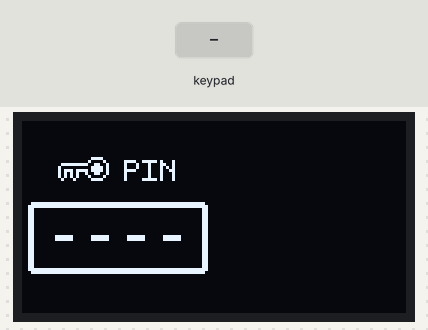
Recording of a sketch running on a simulated Arduino Uno, built with avr-gcc and run on an emulated ATmega328P. Shown: 128×64 one-colour display. The inputs (shaded band) are chosen by the test bench. What the sketch prints to the serial monitor is not drawn.

Above: at 1.2 s.
1.3 s: keypad keys 5 4 3 2 pressed 0.4 s apart
At 1.74 s:
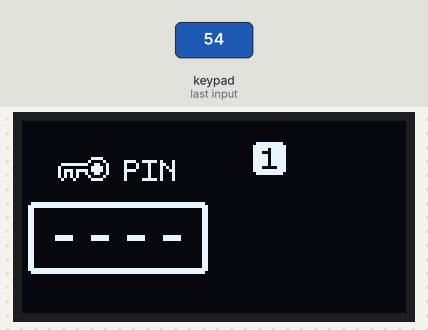
5.4 s: keypad keys 5 4 3 2 # pressed 0.4 s apart
At 9.2 s:
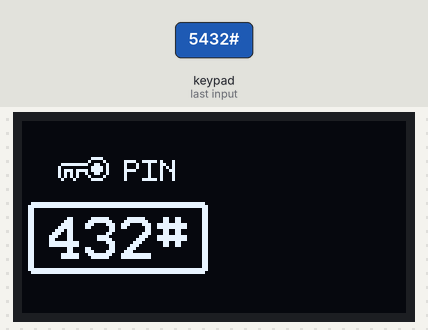
10.2 s: key 'A' pressed
At 10.6 s:
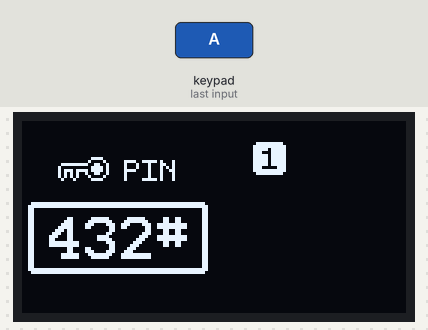
12.2 s: key 'B' pressed
At 13.8 s:
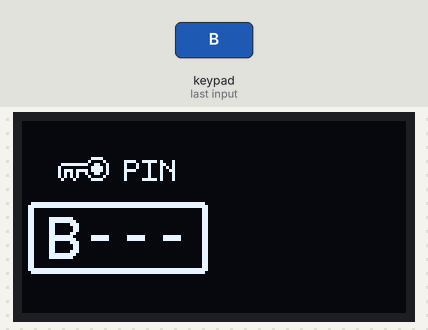
14.2 s: key '*' pressed
At 15.1 s:
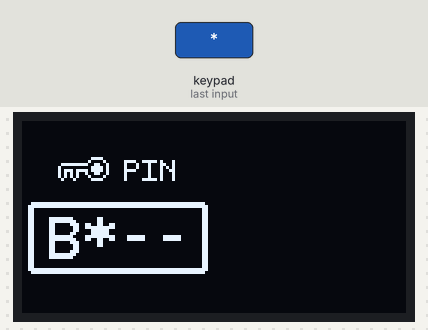
16.1 s: keypad keys 5 4 3 2 D pressed 0.4 s apart
At 19.7 s:
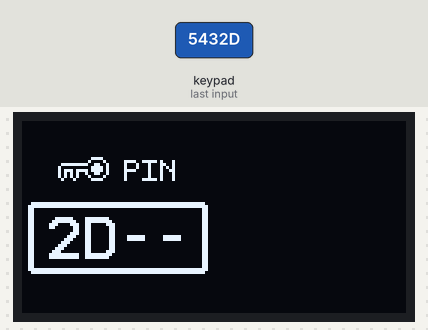
Timing chart, 0 to 21.2 s (numbered marks = the images above; inputs shaded):
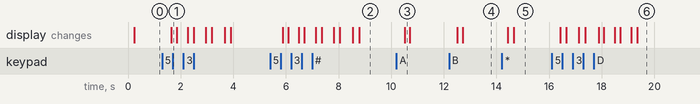

The sketch:

ARDUINO_keypad.ino
```cpp
// simple project using Arduino UNO and 128x64 SSD1306 IIC OLED Display

// created by upir, 2024
// youtube channel: https://www.youtube.com/upir_upir

// YOUTUBE VIDEO: https://youtu.be/eVH5z8sqCOc

// Links from the video:
// 128x64 SSD1306 OLED Display 1.54": https://s.click.aliexpress.com/e/_DCYdWXb
// 128x64 SSD1306 OLED Display 0.96": https://s.click.aliexpress.com/e/_DCKdvnh
// 128x64 SSD1306 OLED Display 2.42": https://s.click.aliexpress.com/e/_DFdMoTh
// Arduino UNO: https://s.click.aliexpress.com/e/_AXDw1h
// Arduino breadboard prototyping shield: https://s.click.aliexpress.com/e/_ApbCwx
// Image2cpp (convert array to image): https://javl.github.io/image2cpp/
// Photopea (online graphics editor like Photoshop): https://www.photopea.com/

// Related videos with Arduino UNO and 128x64 OLED screen:
// Arduino OLED menu: https://youtu.be/HVHVkKt-ldc
// U8g vs U8g2: https://youtu.be/K5e0lFRvZ2E
// Arduino Parking Sensor - https://youtu.be/sEWw087KOj0
// Turbo pressure gauge with Arduino and OLED display - https://youtu.be/JXmw1xOlBdk
// Arduino Car Cluster with OLED Display - https://youtu.be/El5SJelwV_0
// Knob over OLED Display - https://youtu.be/SmbcNx7tbX8
// Arduino + OLED = 3D ? - https://youtu.be/kBAcaA7NAlA
// Arduino OLED Gauge - https://youtu.be/xI6dXTA02UQ
// Smaller & Faster Arduino - https://youtu.be/4GfPQoIRqW8
// Save Image from OLED Display to PC - https://youtu.be/Ft2pRMVm44E


#include <Arduino.h>
#include <U8g2lib.h> // u8g2 library is used to draw on the OLED screen
#include <Wire.h> // library requires for IIC communication
#include "Adafruit_Keypad.h" // Adafruit keypad library for matrix 4x4 button keypad

U8G2_SSD1306_128X64_NONAME_1_HW_I2C u8g2(U8G2_R0, /* reset=*/ U8X8_PIN_NONE); // initialization for the used OLED display

// 'image_to_oled', 128x64px
// generated from the image2cpp website
const unsigned char epd_bitmap_image_to_oled [] PROGMEM = {
  0x00, 0x00, 0x00, 0x00, 0x00, 0x00, 0x00, 0x00, 0x00, 0x00, 0x00, 0x00, 0x00, 0x00, 0x00, 0x00,
  0x00, 0x00, 0x00, 0x00, 0x00, 0x00, 0x00, 0x00, 0x00, 0x00, 0x00, 0x00, 0x00, 0x00, 0x00, 0x00,
  0x00, 0x00, 0x00, 0x00, 0x00, 0x00, 0x00, 0x00, 0x00, 0x00, 0x00, 0x00, 0x00, 0x00, 0x00, 0x00,
  0x00, 0x00, 0x00, 0x00, 0x00, 0x00, 0x00, 0x00, 0x00, 0x00, 0x00, 0x00, 0x00, 0x00, 0x00, 0x00,
  0x00, 0x00, 0x00, 0x00, 0x00, 0x00, 0x00, 0x00, 0x00, 0x00, 0x00, 0x00, 0x00, 0x00, 0x00, 0x00,
  0x00, 0x00, 0x00, 0x00, 0x00, 0x00, 0x00, 0x00, 0x00, 0x00, 0x00, 0x00, 0x00, 0x00, 0x00, 0x00,
  0x00, 0x00, 0x00, 0x00, 0x00, 0x00, 0x00, 0x00, 0x00, 0x00, 0x00, 0x00, 0x00, 0x00, 0x00, 0x00,
  0x00, 0x00, 0x00, 0x00, 0x00, 0x00, 0x00, 0x00, 0x00, 0x00, 0x00, 0x00, 0x00, 0x00, 0x00, 0x00,
  0x00, 0x00, 0x00, 0x00, 0x00, 0x00, 0x00, 0x00, 0x00, 0x00, 0x00, 0x00, 0x00, 0x00, 0x00, 0x00,
  0x00, 0x00, 0x00, 0x00, 0x00, 0x00, 0x00, 0x00, 0x00, 0x00, 0x04, 0xc0, 0x01, 0x38, 0x00, 0x02,
  0x00, 0x00, 0x00, 0x00, 0x00, 0x00, 0x00, 0x00, 0x00, 0x00, 0x07, 0x20, 0x02, 0x44, 0x00, 0x05,
  0x00, 0x00, 0x00, 0x00, 0x00, 0x00, 0x00, 0x00, 0x00, 0x00, 0x04, 0x00, 0x02, 0x40, 0x00, 0x05,
  0x00, 0x00, 0x80, 0x07, 0x00, 0x00, 0x00, 0x00, 0x00, 0x00, 0x04, 0x00, 0x01, 0x30, 0x80, 0x08,
  0x00, 0x00, 0x40, 0x08, 0x3c, 0x5f, 0x04, 0x00, 0x00, 0x00, 0x04, 0x80, 0x00, 0x40, 0x80, 0x0f,
  0x00, 0xe0, 0x3f, 0x13, 0x44, 0xc4, 0x04, 0x00, 0x00, 0x00, 0x04, 0x40, 0x00, 0x44, 0x80, 0x08,
  0x00, 0x10, 0x80, 0x17, 0x44, 0x44, 0x05, 0x00, 0x00, 0x00, 0x1f, 0xe0, 0x03, 0x38, 0x80, 0x08,
  0x00, 0xd0, 0xbd, 0x17, 0x3c, 0x44, 0x06, 0x00, 0x00, 0x00, 0x00, 0x00, 0x00, 0x00, 0x00, 0x00,
  0x00, 0x50, 0x25, 0x13, 0x04, 0x44, 0x04, 0x00, 0x00, 0x00, 0x00, 0x00, 0x00, 0x00, 0x00, 0x00,
  0x00, 0x50, 0x45, 0x08, 0x04, 0x44, 0x04, 0x00, 0x00, 0x00, 0x00, 0x00, 0x00, 0x00, 0x00, 0x00,
  0x00, 0x20, 0x82, 0x07, 0x04, 0x5f, 0x04, 0x00, 0x00, 0x00, 0x00, 0x00, 0x00, 0x00, 0x00, 0x00,
  0x00, 0x00, 0x00, 0x00, 0x00, 0x00, 0x00, 0x00, 0x00, 0x00, 0x00, 0x00, 0x00, 0x00, 0x00, 0x00,
  0x00, 0x00, 0x00, 0x00, 0x00, 0x00, 0x00, 0x00, 0x00, 0x00, 0x00, 0x00, 0x00, 0x00, 0x00, 0x00,
  0x00, 0x00, 0x00, 0x00, 0x00, 0x00, 0x00, 0x00, 0x00, 0x00, 0x08, 0xe0, 0x03, 0x38, 0x80, 0x07,
  0x00, 0x00, 0x00, 0x00, 0x00, 0x00, 0x00, 0x00, 0x00, 0x00, 0x0c, 0x20, 0x00, 0x04, 0x80, 0x08,
  0x00, 0x00, 0x00, 0x00, 0x00, 0x00, 0x00, 0x00, 0x00, 0x00, 0x0a, 0xe0, 0x01, 0x3c, 0x80, 0x08,
  0x00, 0x00, 0x00, 0x00, 0x00, 0x00, 0x00, 0x00, 0x00, 0x00, 0x09, 0x00, 0x02, 0x44, 0x80, 0x07,
  0x00, 0x00, 0x00, 0x00, 0x00, 0x00, 0x00, 0x00, 0x00, 0x00, 0x1f, 0x00, 0x02, 0x44, 0x80, 0x08,
  0xf8, 0xff, 0xff, 0xff, 0xff, 0xff, 0xff, 0x1f, 0x00, 0x00, 0x08, 0x20, 0x02, 0x44, 0x80, 0x08,
  0xfc, 0xff, 0xff, 0xff, 0xff, 0xff, 0xff, 0x3f, 0x00, 0x00, 0x1c, 0xc0, 0x01, 0x38, 0x80, 0x07,
  0x0c, 0x00, 0x00, 0x00, 0x00, 0x00, 0x00, 0x30, 0x00, 0x00, 0x00, 0x00, 0x00, 0x00, 0x00, 0x00,
  0x0c, 0x00, 0x00, 0x00, 0x00, 0x00, 0x00, 0x30, 0x00, 0x00, 0x00, 0x00, 0x00, 0x00, 0x00, 0x00,
  0x0c, 0x00, 0x00, 0x00, 0x00, 0x00, 0x00, 0x30, 0x00, 0x00, 0x00, 0x00, 0x00, 0x00, 0x00, 0x00,
  0x0c, 0x60, 0x80, 0x1f, 0xf8, 0x01, 0x18, 0x30, 0x00, 0x00, 0x00, 0x00, 0x00, 0x00, 0x00, 0x00,
  0x0c, 0x70, 0xc0, 0x3f, 0xfc, 0x03, 0x1c, 0x30, 0x00, 0x00, 0x00, 0x00, 0x00, 0x00, 0x00, 0x00,
  0x0c, 0x7c, 0xe0, 0x70, 0x0e, 0x07, 0x1e, 0x30, 0x00, 0x00, 0x00, 0x00, 0x00, 0x00, 0x00, 0x00,
  0x0c, 0x7c, 0x60, 0x60, 0x06, 0x06, 0x1f, 0x30, 0x00, 0x00, 0x1f, 0xc0, 0x01, 0x38, 0x00, 0x07,
  0x0c, 0x60, 0x00, 0x60, 0x00, 0x86, 0x1b, 0x30, 0x00, 0x00, 0x10, 0x20, 0x02, 0x44, 0x80, 0x08,
  0x0c, 0x60, 0x00, 0x70, 0x00, 0xc7, 0x19, 0x30, 0x00, 0x00, 0x10, 0x20, 0x02, 0x44, 0x80, 0x00,
  0x0c, 0x60, 0x00, 0x38, 0xe0, 0xe3, 0x18, 0x30, 0x00, 0x00, 0x08, 0xc0, 0x01, 0x44, 0x80, 0x00,
  0x0c, 0x60, 0x00, 0x1c, 0xe0, 0x63, 0x18, 0x30, 0x00, 0x00, 0x04, 0x20, 0x02, 0x78, 0x80, 0x00,
  0x0c, 0x60, 0x00, 0x0e, 0x00, 0xe7, 0x7f, 0x30, 0x00, 0x00, 0x04, 0x20, 0x02, 0x40, 0x80, 0x08,
  0x0c, 0x60, 0x00, 0x07, 0x00, 0xe6, 0x7f, 0x30, 0x00, 0x00, 0x04, 0xc0, 0x01, 0x38, 0x00, 0x07,
  0x0c, 0x60, 0x80, 0x03, 0x06, 0x06, 0x18, 0x30, 0x00, 0x00, 0x00, 0x00, 0x00, 0x00, 0x00, 0x00,
  0x0c, 0x60, 0xc0, 0x01, 0x0e, 0x07, 0x18, 0x30, 0x00, 0x00, 0x00, 0x00, 0x00, 0x00, 0x00, 0x00,
  0x0c, 0xfe, 0xe7, 0x7f, 0xfc, 0x03, 0x7e, 0x30, 0x00, 0x00, 0x00, 0x00, 0x00, 0x00, 0x00, 0x00,
  0x0c, 0xfe, 0xe7, 0x7f, 0xf8, 0x01, 0x7e, 0x30, 0x00, 0x00, 0x00, 0x00, 0x00, 0x00, 0x00, 0x00,
  0x0c, 0x00, 0x00, 0x00, 0x00, 0x00, 0x00, 0x30, 0x00, 0x00, 0x00, 0x00, 0x00, 0x00, 0x00, 0x00,
  0x0c, 0x00, 0x00, 0x00, 0x00, 0x00, 0x00, 0x30, 0x00, 0x00, 0x00, 0x00, 0x00, 0x00, 0x00, 0x00,
  0x0c, 0x00, 0x00, 0x00, 0x00, 0x00, 0x00, 0x30, 0x00, 0x00, 0x04, 0xc0, 0x01, 0x28, 0x80, 0x07,
  0xfc, 0xff, 0xff, 0xff, 0xff, 0xff, 0xff, 0x3f, 0x00, 0x00, 0x1f, 0x20, 0x02, 0x7c, 0x80, 0x08,
  0xf8, 0xff, 0xff, 0xff, 0xff, 0xff, 0xff, 0x1f, 0x00, 0x00, 0x0e, 0x20, 0x03, 0x28, 0x80, 0x08,
  0x00, 0x00, 0x00, 0x00, 0x00, 0x00, 0x00, 0x00, 0x00, 0x00, 0x1f, 0xa0, 0x02, 0x7c, 0x80, 0x08,
  0x00, 0x00, 0x00, 0x00, 0x00, 0x00, 0x00, 0x00, 0x00, 0x00, 0x04, 0x60, 0x02, 0x28, 0x80, 0x08,
  0x00, 0x00, 0x00, 0x00, 0x00, 0x00, 0x00, 0x00, 0x00, 0x00, 0x00, 0x20, 0x02, 0x00, 0x80, 0x08,
  0x00, 0x00, 0x00, 0x00, 0x00, 0x00, 0x00, 0x00, 0x00, 0x00, 0x00, 0xc0, 0x01, 0x00, 0x80, 0x07,
  0x00, 0x00, 0x00, 0x00, 0x00, 0x00, 0x00, 0x00, 0x00, 0x00, 0x00, 0x00, 0x00, 0x00, 0x00, 0x00,
  0x00, 0x00, 0x00, 0x00, 0x00, 0x00, 0x00, 0x00, 0x00, 0x00, 0x00, 0x00, 0x00, 0x00, 0x00, 0x00,
  0x00, 0x00, 0x00, 0x00, 0x00, 0x00, 0x00, 0x00, 0x00, 0x00, 0x00, 0x00, 0x00, 0x00, 0x00, 0x00,
  0x00, 0x00, 0x00, 0x00, 0x00, 0x00, 0x00, 0x00, 0x00, 0x00, 0x00, 0x00, 0x00, 0x00, 0x00, 0x00,
  0x00, 0x00, 0x00, 0x00, 0x00, 0x00, 0x00, 0x00, 0x00, 0x00, 0x00, 0x00, 0x00, 0x00, 0x00, 0x00,
  0x00, 0x00, 0x00, 0x00, 0x00, 0x00, 0x00, 0x00, 0x00, 0x00, 0x00, 0x00, 0x00, 0x00, 0x00, 0x00,
  0x00, 0x00, 0x00, 0x00, 0x00, 0x00, 0x00, 0x00, 0x00, 0x00, 0x00, 0x00, 0x00, 0x00, 0x00, 0x00,
  0x00, 0x00, 0x00, 0x00, 0x00, 0x00, 0x00, 0x00, 0x00, 0x00, 0x00, 0x00, 0x00, 0x00, 0x00, 0x00,
  0x00, 0x00, 0x00, 0x00, 0x00, 0x00, 0x00, 0x00, 0x00, 0x00, 0x00, 0x00, 0x00, 0x00, 0x00, 0x00
};

// initialize the keypad
const byte ROWS = 4; // rows
const byte COLS = 4; // columns
//define the symbols on the buttons of the keypads
char keys[ROWS][COLS] = {
  {'1', '2', '3', 'A'},
  {'4', '5', '6', 'B'},
  {'7', '8', '9', 'C'},
  {'*', '0', '#', 'D'}
};
byte rowPins[ROWS] = {5, 4, 3, 2}; //connect to the row pinouts of the keypad
byte colPins[COLS] = {9, 8, 7, 6}; //connect to the column pinouts of the keypad
byte btn_states[ROWS][COLS];

//initialize an instance of class NewKeypad
Adafruit_Keypad customKeypad = Adafruit_Keypad( makeKeymap(keys), rowPins, colPins, ROWS, COLS);

// 'key_icon', 17x8px, generated from image2cpp website
const unsigned char epd_bitmap_key_icon [] PROGMEM = {
  0x00, 0x78, 0x00, 0x00, 0x84, 0x00, 0xfe, 0x33, 0x01, 0x01, 0x78, 0x01, 0xdd, 0x7b, 0x01, 0x55,
  0x32, 0x01, 0x55, 0x84, 0x00, 0x22, 0x78, 0x00
};


void setup(void) {
  u8g2.begin(); // start the u8g2 library
  Serial.begin(9600); // start the serial communication (for debugging only)
  customKeypad.begin(); // begin code for keypad
}

char pincode_label[5] = "----"; // big label with pin code
char btn_label[2];
byte pincode_label_pos = 0; // which digit of the pin code we want to set (0-4)

void loop(void) {

  customKeypad.tick(); // get the state of buttons inside keypad

  while (customKeypad.available()) {
    keypadEvent e = customKeypad.read();
    Serial.print((char)e.bit.KEY);
    if (e.bit.EVENT == KEY_JUST_PRESSED) {
		  // button is pressed
			Serial.println(" pressed");
			btn_states[e.bit.ROW][e.bit.COL] = 1;
		}
    else if (e.bit.EVENT == KEY_JUST_RELEASED) {
			// button was released
      Serial.println(" released");
			btn_states[e.bit.ROW][e.bit.COL] = 0;

      // set one of the digits of the pin code
      pincode_label[pincode_label_pos] = (char)e.bit.KEY;
      pincode_label_pos++; // increase the currently changing digit

      if (pincode_label_pos > 4) { // position bigger than 4 = reset everything, set code back to "----"
        pincode_label_pos = 0; // reset the position
        pincode_label[0] = '-';
        pincode_label[1] = '-';
        pincode_label[2] = '-';
        pincode_label[3] = '-';
        pincode_label[4] = 0; // 0 = null character to set the end of the string
      }

    }
  }


  u8g2.firstPage(); // page loop for u8g2 library
  do {

    u8g2.setDrawColor(1); // set draw color to white

    // draw the keypad visulazation on the right side of the display
    for (int i = 0; i < 4; i++) {
			for (int j = 0; j < 4; j++) {

				int xpos = 80 + (i * 13); // calculate the x position, spacing between characters is 13px
				int ypos = 16 + (j * 13); // calculate the y position, spacing between characters is 13px

        if (btn_states[j][i] == 1) { // if the button is pressed, draw background rounded filled box
				  u8g2.setDrawColor(1);
					u8g2.drawRBox(xpos - 3, ypos - 9, 11, 11, 2);
				}

				u8g2.setFont(u8g2_font_profont11_tr); // set the smaller font
				btn_label[0] = keys[j][i]; // set the button label based on the character from the "keys" array
				u8g2.setFontMode(1);  /* activate transparent font mode */
				u8g2.setDrawColor(2);
				u8g2.drawStr(xpos, ypos, btn_label); // draw the label
			}
		}

    u8g2.setDrawColor(1);


    // print label "PIN"
    u8g2.setFont(u8g2_font_profont11_tr);
    u8g2.drawStr(34, 20, "PIN");

    // draw the key icon next to the pin label
    u8g2.drawXBMP(12, 12, 17, 8, epd_bitmap_key_icon);

    // pring the big pin code label
    u8g2.setFont(u8g2_font_profont22_tr);
    u8g2.drawStr(9, 46, pincode_label);

    // draw the 2px rounded frame around the big pin code label
    u8g2.drawRFrame(2, 27, 60, 24, 2);
    u8g2.drawFrame(3, 28, 58, 22);

  } while ( u8g2.nextPage() ); // u8g2 page drawing loop

}
```

Measured:
- after the input at 1.3 s, the display: changes after 0.34 s (image 1)
- after the input at 5.4 s, the display: first changes after 0.48 s (image 2 shows a later state)
- after the input at 10.2 s, the display: changes after 0.31 s (image 3)
- after the input at 12.2 s, the display: first changes after 0.31 s (image 4 shows a later state)
- after the input at 14.2 s, the display: first changes after 0.23 s (image 5 shows a later state)
- after the input at 16.1 s, the display: first changes after 0.33 s (image 6 shows a later state)
